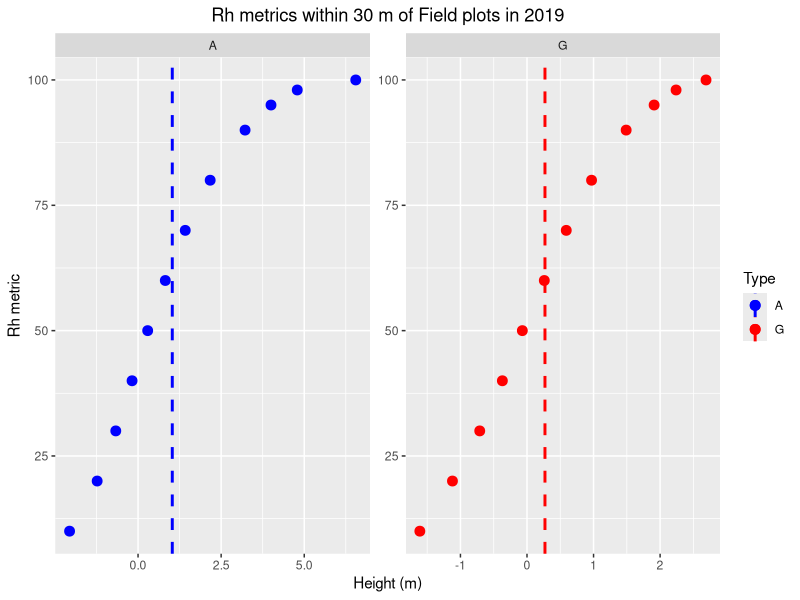
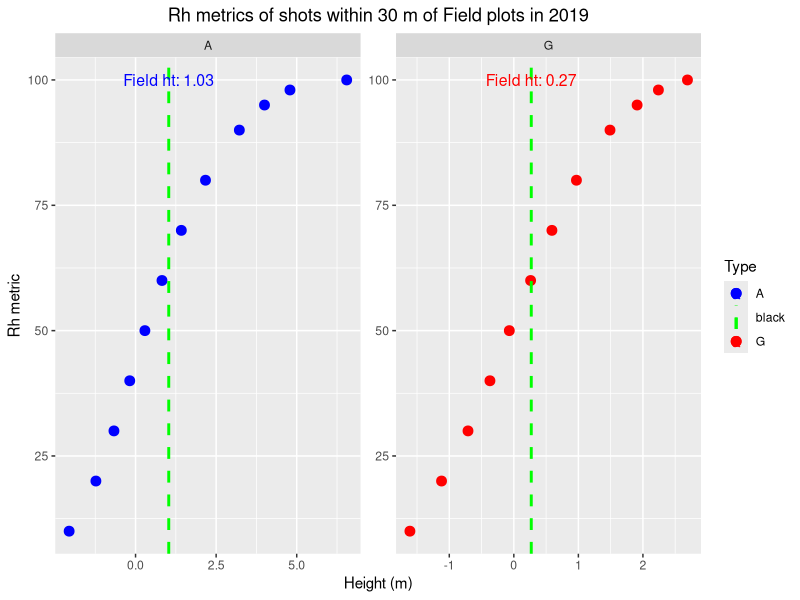
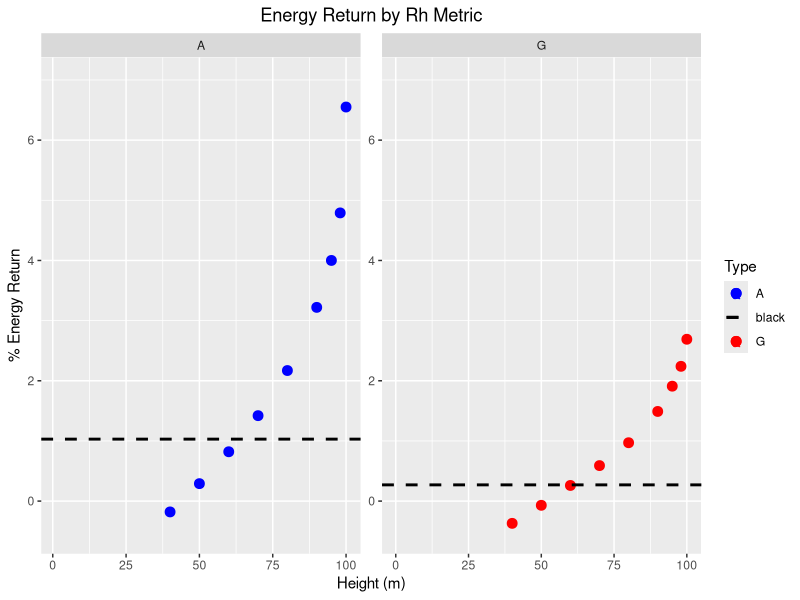

Write the R code that produced these figures, in order.
# Load ggplot2 package
library(ggplot2)
library(tidyr)
library(dplyr)

# Your data
my_data <- data.frame(
  ID = c("M", "rh10", "rh20", "rh30", "rh40", "rh50", "rh60", "rh70", "rh80", "rh90", "rh95", "rh98", "rh100"),
  A = c(1.03, -2.059999943, -1.230000019, -0.670000017, -0.180000007, 0.289999992, 0.819999993, 1.419999957, 2.170000076, 3.220000029, 4, 4.789999962, 6.550000191),
  G = c(0.27, -1.610000014, -1.120000005, -0.709999979, -0.370000005, -0.07, 0.25999999, 0.589999974, 0.970000029, 1.49000001, 1.909999967, 2.24000001, 2.690000057)
)

# Convert to long format
long_data <- gather(my_data, key = "Type", value = "Energy_Return", -ID)

# Extract numerical part from ID for sorting
long_data$ID_num <- as.numeric(gsub("rh", "", long_data$ID))

# Sort data by ID_num
long_data <- long_data %>% arrange(ID_num)

# Create the plot

# Extract the 'true height' value from the M row
true_height <- unique(long_data$Energy_Return[long_data$ID == "M"])


# Create the plot
p <- ggplot(long_data, aes(x = Energy_Return, y = ID_num)) +
  geom_point(aes(color = Type), size = 3) +
  
  # Add vertical lines for "A"
  geom_vline(data = subset(long_data, ID == "M" & Type == "A"), 
             aes(xintercept = Energy_Return, color = Type), 
             linetype = "dashed", size = 1) +
  
  # Add vertical lines for "G"
  geom_vline(data = subset(long_data, ID == "M" & Type == "G"), 
             aes(xintercept = Energy_Return, color = Type), 
             linetype = "dashed", size = 1) +
  
  geom_point(data = subset(long_data, ID == "M"), aes(color = Type), size = 3) +
  facet_wrap(~ Type, scales = "free", ncol = 2) +
  ggtitle("Rh metrics within 30 m of Field plots in 2019") +
  xlab("Height (m)") +
  ylab("Rh metric") +
  scale_color_manual(values = c("blue", "red"))+
  theme(plot.title = element_text(hjust = 0.5))

# Print the plot
print(p)


######


# Create a data frame for true mean annotations
annotation_data <- data.frame(
  Type = c("A", "G"),
  mean_value = c(1.03, 0.27),
  y_position = c(max(long_data$ID_num, na.rm = TRUE), max(long_data$ID_num, na.rm = TRUE)) # put text at the max y value
)

# Create the plot
p <- ggplot(long_data, aes(x = Energy_Return, y = ID_num)) +
  geom_point(aes(color = Type), size = 3) +
  
  # Add vertical lines for 'A'
  geom_vline(data = subset(long_data, ID == "M" & Type == "A"), 
             aes(xintercept = Energy_Return, color = "black"), 
             linetype = "dashed", size = 1) +
  
  # Add vertical lines for 'G'
  geom_vline(data = subset(long_data, ID == "M" & Type == "G"), 
             aes(xintercept = Energy_Return, color = "black"), 
             linetype = "dashed", size = 1) +
  
  # Add true mean as text
  geom_text(data = annotation_data, aes(x = mean_value, y = y_position, label = paste("Field ht:", round(mean_value, 2)), color = Type),
            hjust = 0.5, vjust = 0.5, size = 4) +
  
  geom_point(data = subset(long_data, ID == "M"), aes(color = Type), size = 3) +
  facet_wrap(~ Type, scales = "free", ncol = 2) +
  ggtitle("Rh metrics of shots within 30 m of Field plots in 2019") +
  xlab("Height (m)") +
  ylab("Rh metric") +
  scale_color_manual(values = c("blue", "green", "red"))+
  theme(plot.title = element_text(hjust = 0.5))

# Print the plot
print(p)
####


# Create the plot
p <- ggplot(long_data, aes(y = Energy_Return, x = ID_num)) +
  geom_point(aes(color = Type), size = 3) +
  
  # Add vertical lines for 'A'
  geom_hline(data = subset(long_data, ID == "M" & Type == "A"), 
             aes(yintercept = Energy_Return, color = "black"), 
             linetype = "dashed", size = 1) +
  
  # Add vertical lines for 'G'
  geom_hline(data = subset(long_data, ID == "M" & Type == "G"), 
             aes(yintercept = Energy_Return, color = "black"), 
             linetype = "dashed", size = 1) +
  
  # Add true mean as text
  geom_text(data = annotation_data, aes(x = mean_value, y = y_position, label = paste("Field ht:", round(mean_value, 2)), color = Type),
            hjust = 0.5, vjust = 0.5, size = 4) +
  
  geom_point(data = subset(long_data, ID == "M"), aes(color = Type), size = 3) +
  facet_wrap(~ Type, scales = "free", ncol = 2) +
  ggtitle("Energy Return by Rh Metric") +
  xlab("Height (m)") +
  ylab("% Energy Return") +
  ylim(-0.5, 7)+
  scale_color_manual(values = c("blue","black" , "red"))+
  theme(plot.title = element_text(hjust = 0.5))

# Print the plot
print(p)



